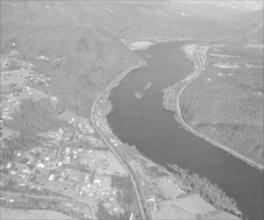
%> input picture Assignment 1/pro1/river.JPG, 264 x 220 px
$ octave pro1.m   (GNU Octave 9; MATLAB toolbox functions it lacks are replaced by stand-ins)
%> lines starting %> are read from the running program, lines starting %| are printed output that depends on the picture
clear all;
f = imread('../river.JPG');
%> f is the input picture: size 220x264 uint8; min 88, max 255, mean 164.9
[height,width] = size(f)
%> height = 220; width = 264
% whos f
% K = imfinfo ../river.JPG

% figure,imshow(f)
% figure,imshow(f,[100,200])

% 大于等于最大值和小于等于最小值的将显示为黑色和白色，对于动态范围低的图片
% figure,imshow(f,[])

% 直方图
h = imhist(f,256);
%> h = 256 values, max 1243 at index 170, min 0 at index 1, mean 226.9
% figure , imhist(f,256)
% ylim('auto')
% 绘制直方图为条形图，10和灰度级为一组
horz = 1:10:256;
h1 = h(1:10:256);
%> h1 = 26 values, max 1200 at index 19, min 0 at index 1, mean 232.7
% bar(horz,h1)
% 绘制直方图为杆状图，10和灰度级为一组
% stem(horz,h1,'fill')
% 设置横纵坐标的最大最小值
% axis([0 255 0 1500])
% 设置刻度
% set(gca,'xtick',0:50:255)
% set(gca,'ytick',0:100:1500)

% 归一化
p = h / numel(f);
%> p = 256 values, max 0.0214 at index 170, min 0 at index 1, mean 0.00391
h2 = p(1:10:256);
%> h2 = 26 values, max 0.0207 at index 19, min 0 at index 1, mean 0.00401
% stem(horz,h2,'fill')

% 直方图均衡化
g = histeq(f,256);
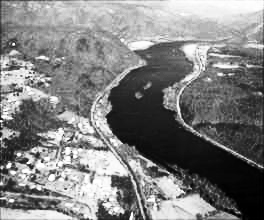
%> g: size 220x264 uint8; min 0, max 255, mean 128.8
figure , imshow(g)
figure , imhist(g,256)

% imwrite(g,'../result/histeq_img.tiff')
% 变换函数图像
cdf = cumsum(p);
%> cdf = 256 values from 0 to 1
x = linspace(0,1,256);
axis([0 1 0 1])
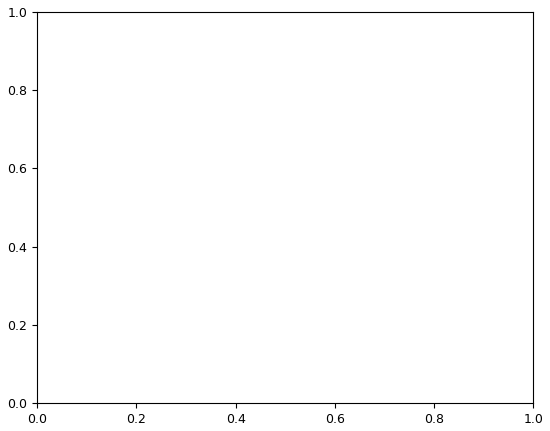
%> figure redrawn from the program's plot data; highest point at x = 137, y = 1243, above the top of the axes
% plot(x,cdf)
